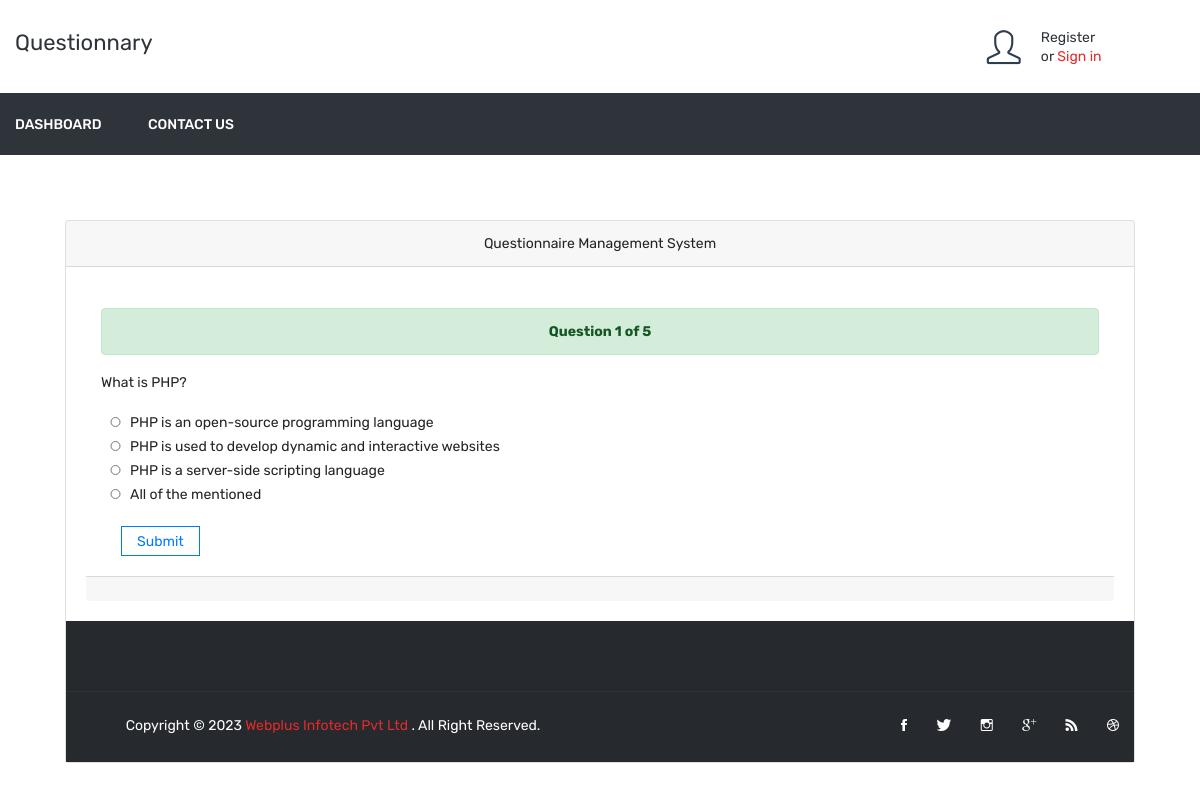
The page /question.php?n=1 on the database its author committed.
### tables this page shows
CREATE TABLE `a_question` (
  `q_id` int(11) NOT NULL,
  `question` varchar(255) NOT NULL,
  `added_on` datetime NOT NULL
);

CREATE TABLE `a_option` (
  `id` int(11) NOT NULL,
  `q_id` int(11) NOT NULL,
  `is_correct` tinyint(1) NOT NULL,
  `q_option` text NOT NULL
);

### question.php (the view, shortened to what this page needs)
<?php
  include ("header.php");
	$number = $_GET['n'];
	$query = "SELECT * FROM a_question WHERE q_id = $number";
	$result = mysqli_query($con,$query);
	$question = mysqli_fetch_assoc($result);
	$query = "SELECT * FROM a_option WHERE q_id = $number";
	$choices = mysqli_query($con,$query);
	$query = "SELECT * FROM a_question";
	$total_questions = mysqli_num_rows(mysqli_query($con,$query));
?>
<div class="card text-center" style="margin:65px;">
  <div class="card-header">
  	Questionnaire Management System
  </div>
  <br>
  <div class="card-body">
  <div class="container" style="text-align: left;">
		<div class="alert alert-success" role="alert" style="text-align: center;">
			<strong>
				Question <?php echo $number; ?> of <?php echo $total_questions; ?>
			</strong>
		</div>
		<p class="question"><?php echo $question['question']; ?> </p>
		<form method="POST" action="process.php">
			<?php while($row=mysqli_fetch_assoc($choices)){ ?>
			<input type="radio" style="width: 15px;margin: 7px;height: 10px;" name="choice" value="<?php echo $row['id']; ?>"><?php echo $row['q_option']; ?><br><?php } ?>
			<button type="submit" class="btn btn-outline-primary" name="submit" value="Submit" style="margin: 20px;">Submit</button>
		</form>
  </div>
  <div class="card-footer text-muted">  </div>
</div>
<?php
include("footer.php");
?>

### header.php (shortened to what this page needs)
<!doctype html>
<html class="no-js" lang="zxx">
<head>
        <link rel="stylesheet" href="assets/css/bootstrap.min.css">
        <link rel="stylesheet" href="assets/css/animate.css">
        <link rel="stylesheet" href="assets/css/owl.carousel.min.css">
        <link rel="stylesheet" href="assets/css/slick.css">
        <link rel="stylesheet" href="assets/css/chosen.min.css">
        <link rel="stylesheet" href="assets/css/ionicons.min.css">
        <link rel="stylesheet" href="assets/css/font-awesome.min.css">
        <link rel="stylesheet" href="assets/css/simple-line-icons.css">
        <link rel="stylesheet" href="assets/css/jquery-ui.css">
        <link rel="stylesheet" href="assets/css/meanmenu.min.css">
        <link rel="stylesheet" href="assets/css/style.css">
        <link rel="stylesheet" href="assets/css/responsive.css">
    </head>
    <body>
        <header class="header-area">
            <div class="header-middle">
                <div class="container">
                    <div class="row">
                        <div class="col-lg-3 col-md-4 col-12 col-sm-4">
                            <div class="logo">
                                <a href="index.php">
                                    <b><h4>Questionnary</h4></b>
                                </a>
                            </div>
                        </div>
                        <div class="col-lg-9 col-md-8 col-12 col-sm-8">
                            <div class="header-middle-right f-right">
                                <div class="header-login">
                                    <a href="login_register.php">
                                        <div class="header-icon-style">
                                            <i class="icon-user icons"></i>
                                        </div>
                                    <?php
									    if(!isset($_SESSION['FOOD_USER_NAME'])){
									?>
                                        <div class="login-text-content">
                                            <p>Register <br> or <span>Sign in</span></p>
                                        </div>
                                    </a>
                                    <?php
										}else{ ?>
                                            <div class="login-text-content" style="margin:8px; font-size:20px">
                                                <strong><?php echo $_SESSION['FOOD_USER_NAME'];?></strong>
                                            </div>
                                    <?php   }
									?>
                                </div>
                                <div class="header-wishlist">
                                </div>
                            </div>
                        </div>
                    </div>
                </div>
            </div>
            <div class="header-bottom transparent-bar black-bg">
                <div class="container">
                    <div class="row">
                        <div class="col-lg-12 col-md-12 col-12">
                            <div class="main-menu">
                                <nav>
                                <ul>
                                    <li><a href="dashboard.php">Dashboard</a></li>
                                    <li><a href="contact.php">Contact Us</a></li>
                                </ul>
                                </nav>
                            </div>
                        </div>
                    </div>
                </div>
            </div>
        </header>

### footer.php (shortened to what this page needs)
<div class="footer-area black-bg-2 pt-70">
            <div class="footer-bottom-area border-top-4">
                <div class="container">
                    <div class="row">
                        <div class="col-lg-6 col-md-6 col-sm-7">
                            <div class="copyright">
                                <p>Copyright © 2023 <a href="https://www.webplusinfotech.net/">Webplus Infotech Pvt Ltd</a> . All Right Reserved.</p>
                            </div>
                        </div>
                        <div class="col-lg-6 col-md-6 col-sm-5">
                            <div class="footer-social">
                                <ul>
                                    <li><a href="#"><i class="ion-social-facebook"></i></a></li>
                                    <li><a href="#"><i class="ion-social-twitter"></i></a></li>
                                    <li><a href="#"><i class="ion-social-instagram-outline"></i></a></li>
                                    <li><a href="#"><i class="ion-social-googleplus-outline"></i></a></li>
                                    <li><a href="#"><i class="ion-social-rss"></i></a></li>
                                    <li><a href="#"><i class="ion-social-dribbble-outline"></i></a></li>
                                </ul>
                            </div>
                        </div>
                    </div>
                </div>
            </div>
        </div>
    </body>
</html>

### rows shown on the page
a_question: question "What is PHP?"
a_option: q_option "PHP is an open-source programming language"
a_option: q_option "PHP is used to develop dynamic and interactive websites"
a_option: q_option "PHP is a server-side scripting language"
a_option: q_option "All of the mentioned"

### other values the page prints
$number "1"
$total_questions "5"
